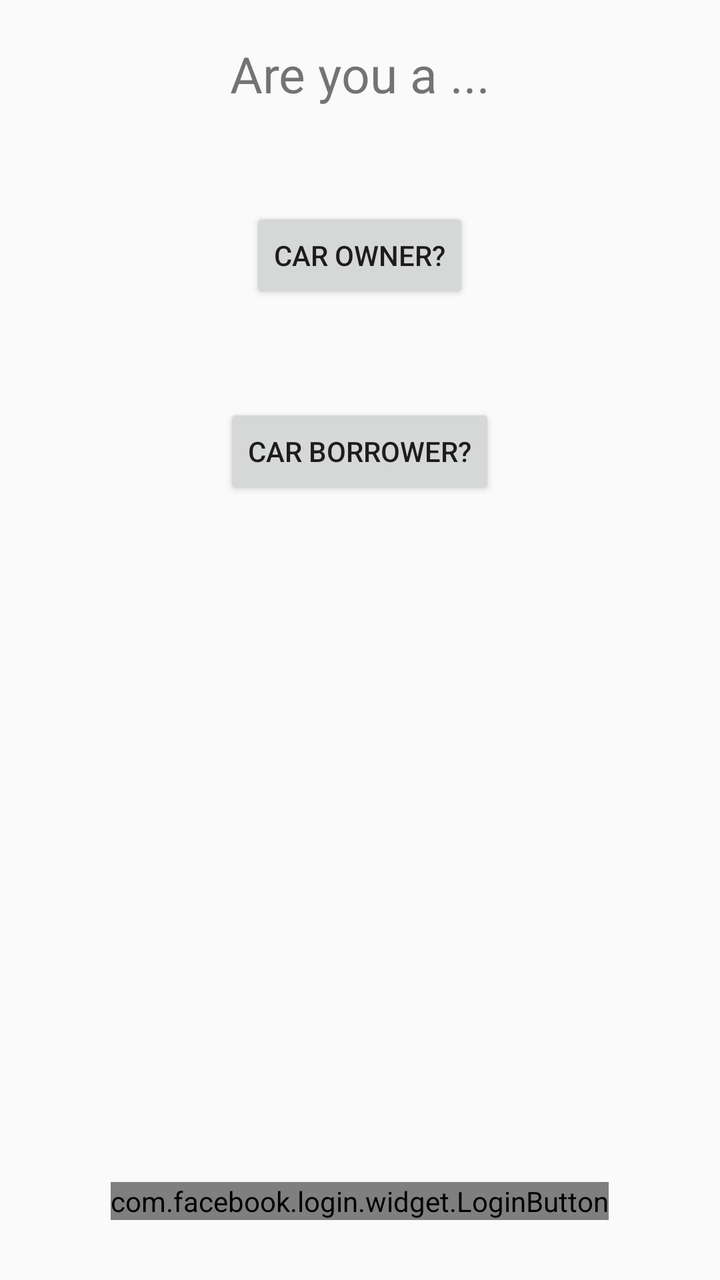
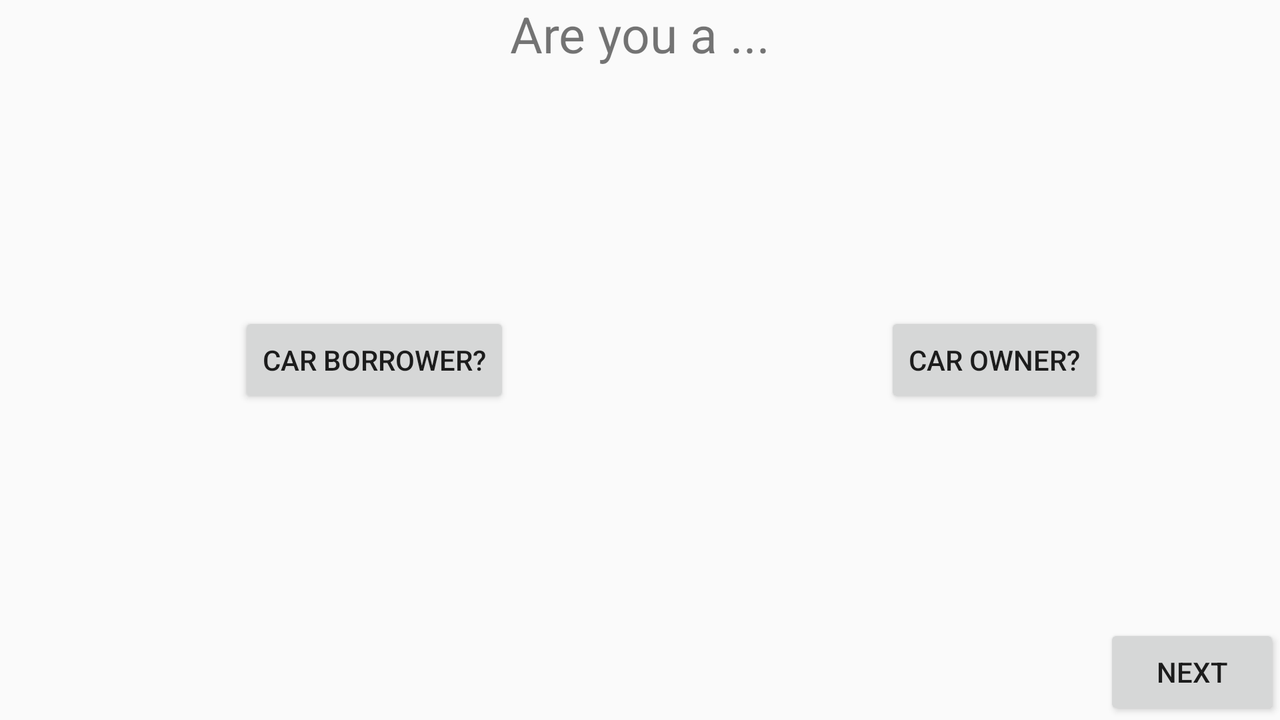

An Android layout and its configuration variant, each rendered on a device that would load it. The default file and the variant file are quoted in full after the pictures.
<!-- AndroidManifest.xml: application theme AppTheme -->
<!-- res/layout/set_user.xml -->
<RelativeLayout xmlns:android="http://schemas.android.com/apk/res/android"
    xmlns:tools="http://schemas.android.com/tools"
    android:layout_width="match_parent" android:layout_height="match_parent"
    tools:context="com.example.zghadyali.carshareapp.loginFacebook">

<TextView
    android:layout_width="wrap_content"
    android:layout_height="wrap_content"
    android:text="Are you a ..."
    android:textSize="25sp"
    android:layout_marginTop="20dp"
    android:id="@+id/context"
    android:layout_centerHorizontal="true"/>

    <Button
        android:layout_width="wrap_content"
        android:layout_height="wrap_content"
        android:text="Car Owner?"
        android:id="@+id/set_owner"
        android:layout_below="@id/context"
        android:layout_centerHorizontal="true"
        android:layout_marginTop="50dp"/>

    <Button
        android:layout_width="wrap_content"
        android:layout_height="wrap_content"
        android:text="Car Borrower?"
        android:id="@+id/set_borrower"
        android:layout_below="@id/set_owner"
        android:layout_centerHorizontal="true"
        android:layout_marginTop="50dp"/>

    <com.facebook.login.widget.LoginButton
        android:id="@+id/login_button"
        android:layout_width="wrap_content"
        android:layout_height="wrap_content"
        android:layout_centerHorizontal="true"
        android:layout_marginTop="30dp"
        android:layout_marginBottom="30dp"
        android:layout_alignParentBottom="true" />

</RelativeLayout>
<!-- resources referenced by this layout -->
<resources>
  <!-- from res/values-v21/ -->
  <style name="AppTheme" parent="android:Theme.Material.Light">
          
          
          
          
          
          
          
      </style>
</resources>
<!-- res/layout-land/set_user.xml (the repository's variant of the layout above) -->
<!-- drawn on the phone turned sideways -->
<RelativeLayout xmlns:android="http://schemas.android.com/apk/res/android"
    xmlns:tools="http://schemas.android.com/tools"
    android:layout_width="match_parent" android:layout_height="match_parent"
    tools:context=".SignUp.loginFacebook">

<TextView
    android:layout_width="wrap_content"
    android:layout_height="wrap_content"
    android:text="Are you a ..."
    android:textSize="25sp"
    android:id="@+id/context"
    android:layout_alignParentTop="true"
    android:layout_centerHorizontal="true" />

    <Button
        android:layout_width="wrap_content"
        android:layout_height="wrap_content"
        android:text="Car Owner?"
        android:id="@+id/set_owner"
        android:drawableTop="@drawable/ic_directions_car_black_48dp"
        android:layout_centerVertical="true"
        android:layout_toLeftOf="@+id/next_button"
        android:layout_toStartOf="@+id/next_button" />

    <Button
        android:layout_width="wrap_content"
        android:layout_height="wrap_content"
        android:text="Car Borrower?"
        android:id="@+id/set_borrower"
        android:drawableTop="@drawable/ic_supervisor_account_black_48dp"
        android:layout_centerVertical="true"
        android:layout_toLeftOf="@+id/context"
        android:layout_toStartOf="@+id/context" />

    <Button
        android:layout_width="wrap_content"
        android:layout_height="wrap_content"
        android:layout_alignParentBottom="true"
        android:layout_alignParentRight="true"
        android:layout_alignParentEnd="true"
        android:text="Next"
        android:id="@+id/next_button"
        />

</RelativeLayout>
